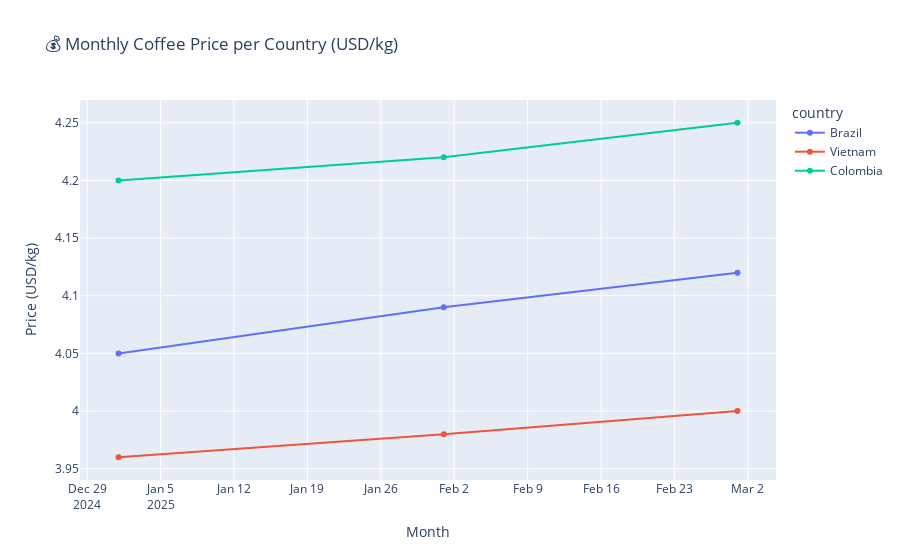

Notebook code for this chart:
### Code cell
fig2 = px.line(
    df_prices,
    x='month',
    y='price_per_kg',
    color='country',
    markers=True,
    title='💰 Monthly Coffee Price per Country (USD/kg)'
)

fig2.update_layout(yaxis_title='Price (USD/kg)', xaxis_title='Month')
fig2.show()

### Figure 1 — Plotly figure (JSON) as saved in the notebook; plotly's stock layout.template omitted (floating-point values rounded to 4 significant figures)
{"data": [{"hovertemplate": "country=Brazil<br>month=%{x}<br>price_per_kg=%{y}<extra></extra>", "legendgroup": "Brazil", "line": {"color": "#636efa", "dash": "solid"}, "marker": {"symbol": "circle"}, "mode": "lines+markers", "name": "Brazil", "orientation": "v", "showlegend": true, "type": "scatter", "x": ["2025-01", "2025-02", "2025-03"], "xaxis": "x", "y": [4.05, 4.09, 4.12], "yaxis": "y"}, {"hovertemplate": "country=Vietnam<br>month=%{x}<br>price_per_kg=%{y}<extra></extra>", "legendgroup": "Vietnam", "line": {"color": "#EF553B", "dash": "solid"}, "marker": {"symbol": "circle"}, "mode": "lines+markers", "name": "Vietnam", "orientation": "v", "showlegend": true, "type": "scatter", "x": ["2025-01", "2025-02", "2025-03"], "xaxis": "x", "y": [3.96, 3.98, 4.0], "yaxis": "y"}, {"hovertemplate": "country=Colombia<br>month=%{x}<br>price_per_kg=%{y}<extra></extra>", "legendgroup": "Colombia", "line": {"color": "#00cc96", "dash": "solid"}, "marker": {"symbol": "circle"}, "mode": "lines+markers", "name": "Colombia", "orientation": "v", "showlegend": true, "type": "scatter", "x": ["2025-01", "2025-02", "2025-03"], "xaxis": "x", "y": [4.2, 4.22, 4.25], "yaxis": "y"}], "layout": {"autosize": true, "legend": {"title": {"text": "country"}, "tracegroupgap": 0}, "title": {"text": "💰 Monthly Coffee Price per Country (USD/kg)"}, "xaxis": {"anchor": "y", "autorange": true, "domain": [0, 1], "range": ["2024-12-27 22:31:53.5755", "2025-03-05 01:28:06.4245"], "title": {"text": "Month"}, "type": "date"}, "yaxis": {"anchor": "x", "autorange": true, "domain": [0, 1], "range": [3.936, 4.274], "title": {"text": "Price (USD/kg)"}, "type": "linear"}}}
